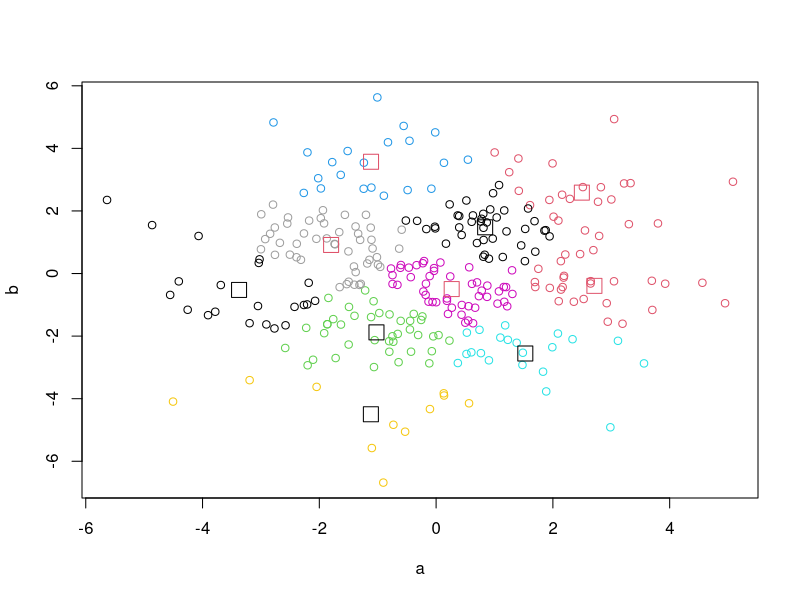

The R script that drew this image:

# Simple 2d Clustering via KMeans
require(graphics)

# hmm...let generate some data first
n <- 300 # number of data point pairs 
d <- 2 # dimension, of-course it's 2

# generating some data having a gaussian distribution
sigma <- 2 # variance of the distribution, i love this!
mean <- 0 # centre of the distribution 

# ok, commence generating...
a <- matrix(rnorm(n,mean=mean,sd=sigma), ncol = 2)
b <- matrix(rnorm(n,mean=mean,sd=sigma), ncol = 2)

# 
z <- rbind(a,b)
colnames(z) <- c("a", "b")

# 10 clusters
results <- kmeans(z, 10, iter.max = 10,
       algorithm = c("Hartigan-Wong"))
plot(z, col = results$cluster) 
points(results$centers, col = 1:2, pch = 0, cex = 2,
       xlab="x", ylab="y", main="Simple KMeans")

